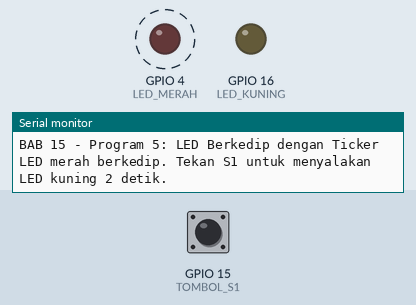
Simulated run of this sketch. Board: ESP32. On the bench: output pins drawn as LEDs (lit = HIGH), the last lines printed to the serial monitor. Dashed ring = blinking. Inputs (shaded band) come from the test bench; at power-on: GPIO 15 (TOMBOL_S1) LOW.

Above: at 2.2 s.
2.3 s: GPIO 15 (TOMBOL_S1) pulled HIGH for 0.15 s
At 2.9 s:
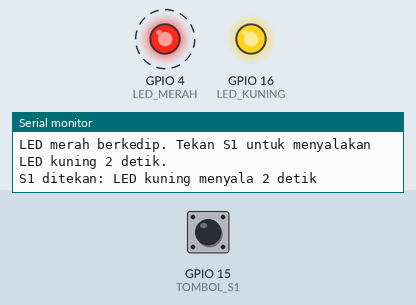
5.3 s: GPIO 15 (TOMBOL_S1) pulled HIGH for 1 s
At 7.9 s:
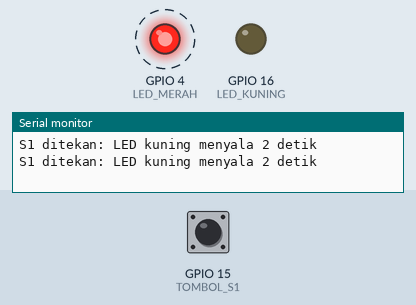
8.5 s: GPIO 15 (TOMBOL_S1) pulled HIGH for 3.2 s
At 9.25 s:
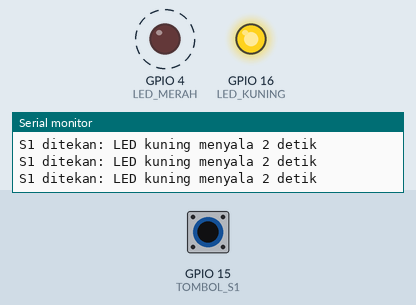
Timing chart, 0 to 19.2 s (numbered marks = the images above; inputs shaded):
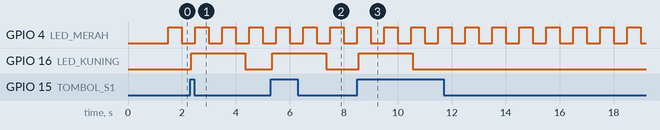

The sketch:

p5_ticker_kedip.ino
```cpp
/*
 * BAB 15 - Program 5: LED Berkedip dengan Ticker
 * Ticker berulang   : LED merah berkedip setiap 500 ms.
 * Ticker sekali jalan: tekan S1 → LED kuning menyala, lalu mati sendiri setelah 2 detik.
 *
 * Rangkaian:
 *   LED1 (LED merah, header LED)   → IO4
 *   LED4 (LED kuning, header LED)  → IO16
 *   SW1 (tombol S1, header kuning) → IO15
 */

#include <Ticker.h>  // library bawaan board package esp32

#define LED_MERAH  4
#define LED_KUNING 16
#define TOMBOL_S1  15

const unsigned long WAKTU_DEBOUNCE = 50;  // ms, sama seperti BAB 9

Ticker tickerKedip;   // untuk tugas berulang
Ticker tickerKuning;  // untuk tugas sekali jalan

bool merahNyala = false;

// Variabel debounce (pola dari BAB 9)
int bacaanSebelumnya = LOW;
int statusStabil = LOW;
unsigned long waktuBerubah = 0;

// Dipanggil Ticker setiap 500 ms (bukan ISR, jadi tidak perlu IRAM_ATTR)
void kedipMerah() {
  merahNyala = !merahNyala;
  digitalWrite(LED_MERAH, merahNyala ? HIGH : LOW);
}

// Dipanggil Ticker sekali, 2 detik setelah S1 ditekan
void matikanKuning() {
  digitalWrite(LED_KUNING, LOW);
}

void setup() {
  Serial.begin(115200);
  pinMode(LED_MERAH, OUTPUT);
  pinMode(LED_KUNING, OUTPUT);
  pinMode(TOMBOL_S1, INPUT);  // pull-down 10 kΩ di PCB: ditekan = HIGH
  digitalWrite(LED_MERAH, LOW);
  digitalWrite(LED_KUNING, LOW);
  delay(1000);  // beri waktu Serial Monitor tersambung

  Serial.println("BAB 15 - Program 5: LED Berkedip dengan Ticker");

  tickerKedip.attach_ms(500, kedipMerah);  // panggil kedipMerah() setiap 500 ms
  Serial.println("LED merah berkedip. Tekan S1 untuk menyalakan LED kuning 2 detik.");
}

void loop() {
  // Baca S1 dengan debounce; bereaksi saat tombol baru ditekan
  int bacaan = digitalRead(TOMBOL_S1);
  if (bacaan != bacaanSebelumnya) {
    waktuBerubah = millis();
    bacaanSebelumnya = bacaan;
  }
  if ((millis() - waktuBerubah) > WAKTU_DEBOUNCE && bacaan != statusStabil) {
    statusStabil = bacaan;
    if (statusStabil == HIGH) {
      tickerKuning.once_ms(2000, matikanKuning);  // jadwalkan: matikan 2 detik lagi
      digitalWrite(LED_KUNING, HIGH);             // lalu nyalakan LED kuning
      Serial.println("S1 ditekan: LED kuning menyala 2 detik");
    }
  }
}
```

Measured:
- after the input at 2.3 s, GPIO 16 (LED_KUNING): LOW → HIGH after 0.05 s, → LOW 2.0 s later
- after the input at 5.3 s, GPIO 16 (LED_KUNING): LOW → HIGH after 0.05 s, → LOW 2.0 s later
- after the input at 8.5 s, GPIO 16 (LED_KUNING): LOW → HIGH after 0.05 s, → LOW 2.0 s later
- by itself, GPIO 4 (LED_MERAH): alternates HIGH for 0.50 s and LOW for 0.50 s
